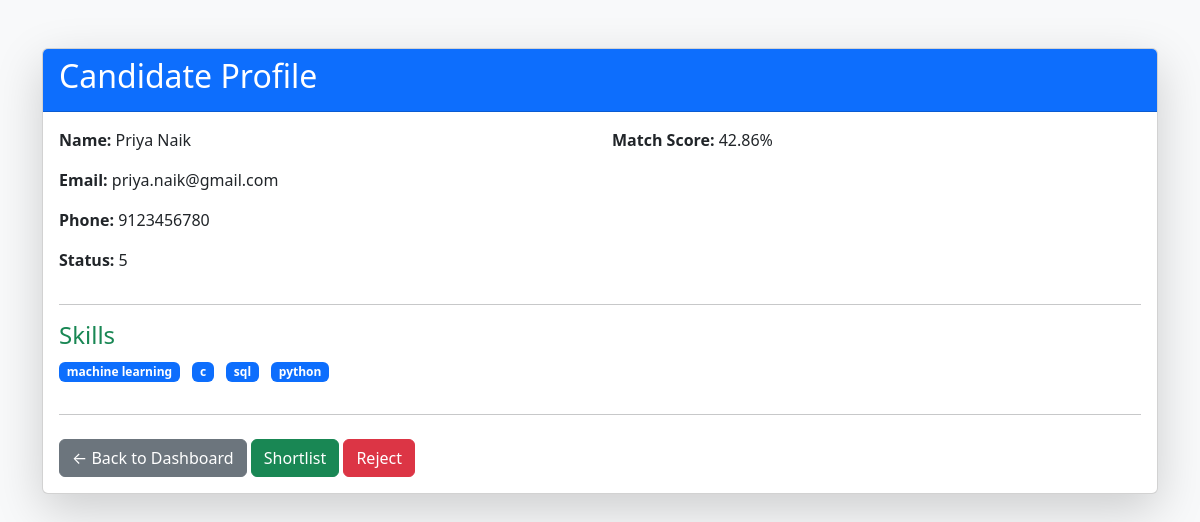
/candidate/2 (signed in), run on the app's committed database.
### tables this page shows
CREATE TABLE candidates(

    id INTEGER PRIMARY KEY AUTOINCREMENT,

    name TEXT,

    email TEXT,

    phone TEXT,

    skills TEXT,

    score REAL,
    job_id INTEGER,

    similarity_score REAL,

    matched_skills TEXT,

    missing_skills TEXT,

    interview_questions TEXT,

    status TEXT

);

### app.py (the view)
@app.route("/candidate/<int:id>")
def candidate_profile(id):
    if not session.get("logged_in"):
        return redirect("/login")
    row = get_candidate_by_id(id)
    if row is None:
        return "Candidate not found"
    candidate = {
        "id": row[0],
        "name": row[1],
        "email": row[2],
        "phone": row[3],
        "skills": row[4].split(","),
        "score": row[5],
        "status": row[6]
    }
    return render_template(
        "candidate_profile.html",
        candidate=candidate
    )

### utils/database.py (called while the page is built)
def get_candidate_by_id(id):
    conn = sqlite3.connect(DB_PATH)
    cursor = conn.cursor()
    cursor.execute("""
    SELECT *
    FROM candidates
    WHERE id = ?
    """, (id,))
    row = cursor.fetchone()
    conn.close()
    return row

### templates/candidate_profile.html (shortened to what this page needs)
<!DOCTYPE html>
<html lang="en">
<head>
    <link
        href="https://cdn.jsdelivr.net/npm/bootstrap@5.3.3/dist/css/bootstrap.min.css"
        rel="stylesheet">
</head>
<body class="bg-light">
<div class="container py-5">
<div class="card shadow-lg">
<div class="card-header bg-primary text-white">
<h2>
Candidate Profile
</h2>
</div>
<div class="card-body">
<div class="row">
<div class="col-md-6">
<p><strong>Name:</strong> {{ candidate.name }}</p>
<p><strong>Email:</strong> {{ candidate.email }}</p>
<p><strong>Phone:</strong> {{ candidate.phone }}</p>
<p><strong>Status:</strong> {{ candidate.status }}</p>
</div>
<div class="col-md-6">
<p><strong>Match Score:</strong> {{ candidate.score }}%</p>
</div>
</div>
<hr>
<h4 class="text-success">
Skills
</h4>
<div class="mb-4">
{% for skill in candidate.skills %}
<span class="badge bg-primary me-2 mb-2">
{{ skill }}
</span>
{% endfor %}
</div>
<hr>
<div class="mt-4">
<a href="/dashboard"
class="btn btn-secondary">
← Back to Dashboard
</a>
<a href="/shortlist/{{ candidate.id }}"
class="btn btn-success">
Shortlist
</a>
<a href="/reject/{{ candidate.id }}"
class="btn btn-danger">
Reject
</a>
</div>
</div>
</div>
</div>
</body>
</html>

### data on the page
candidates: name "Priya Naik", email "priya.naik@gmail.com", phone "9123456780", score "42.86"

### other printed values
{{ candidate.status }} "5"
{{ skill }} "machine learning" "c" "sql" "python"
